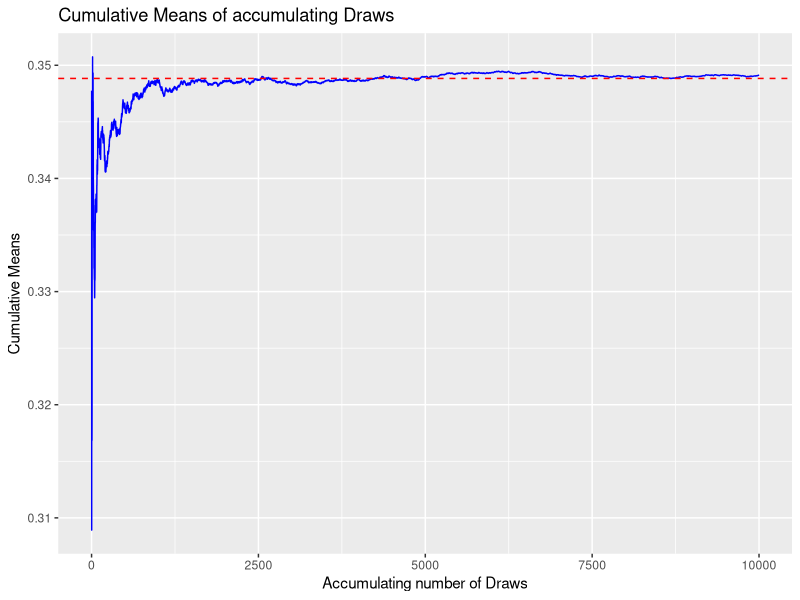
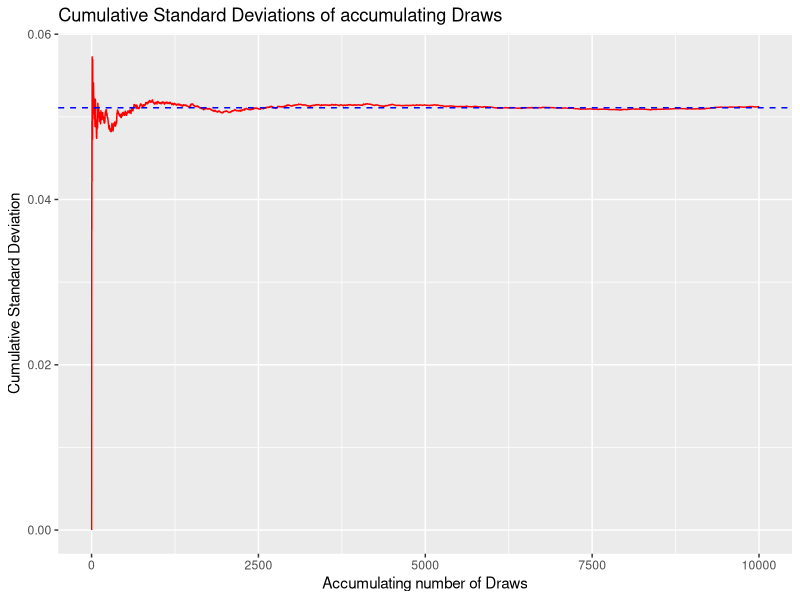
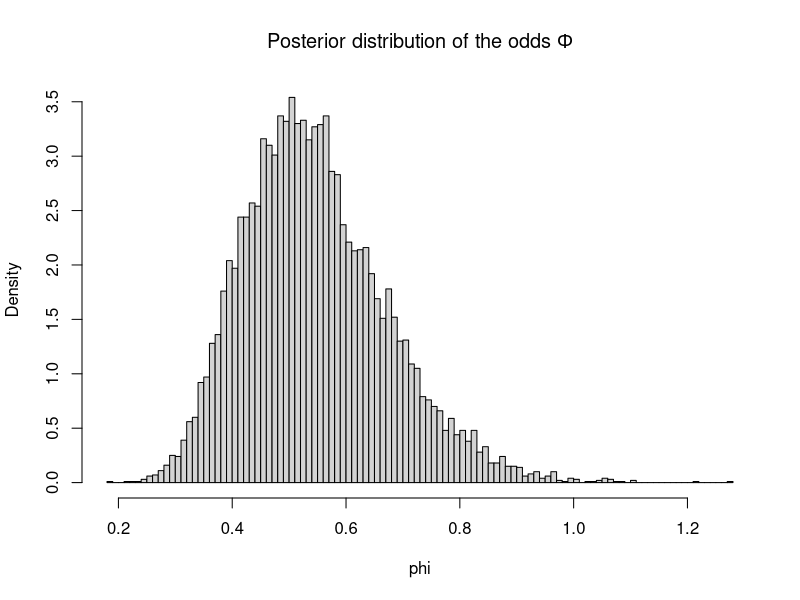
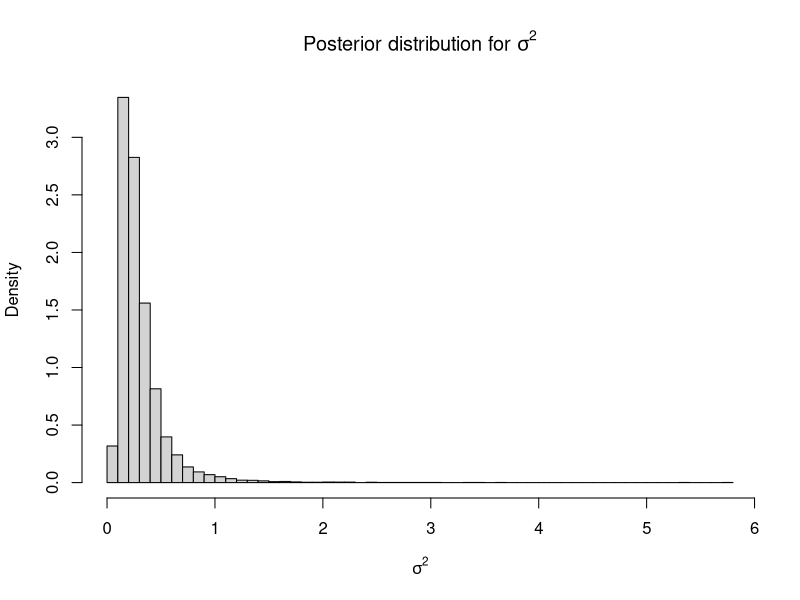
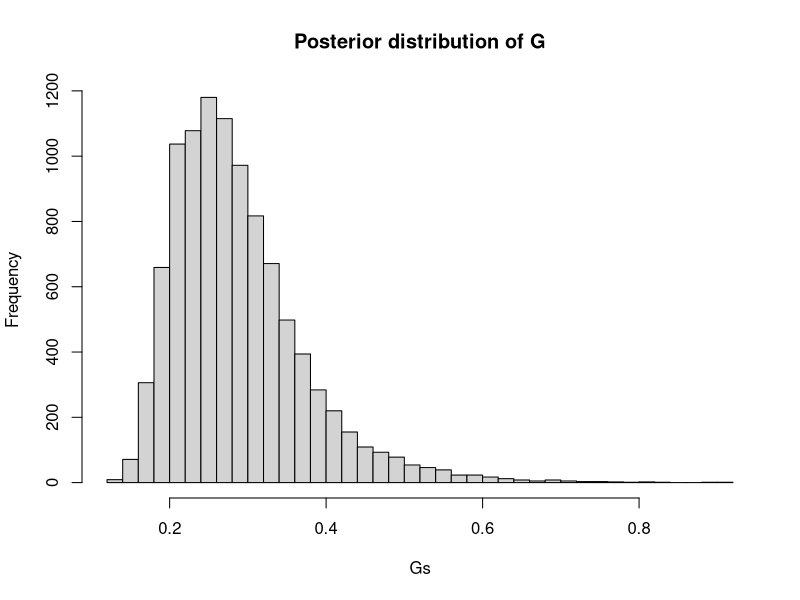
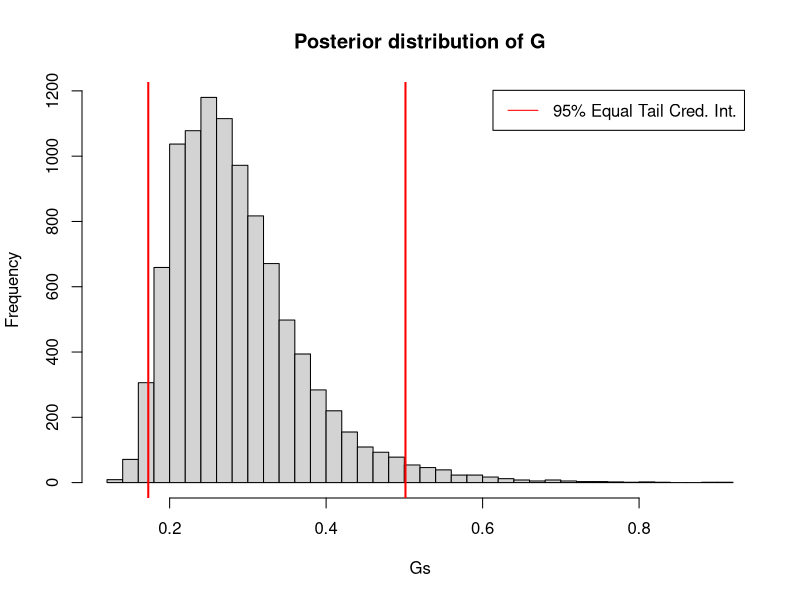
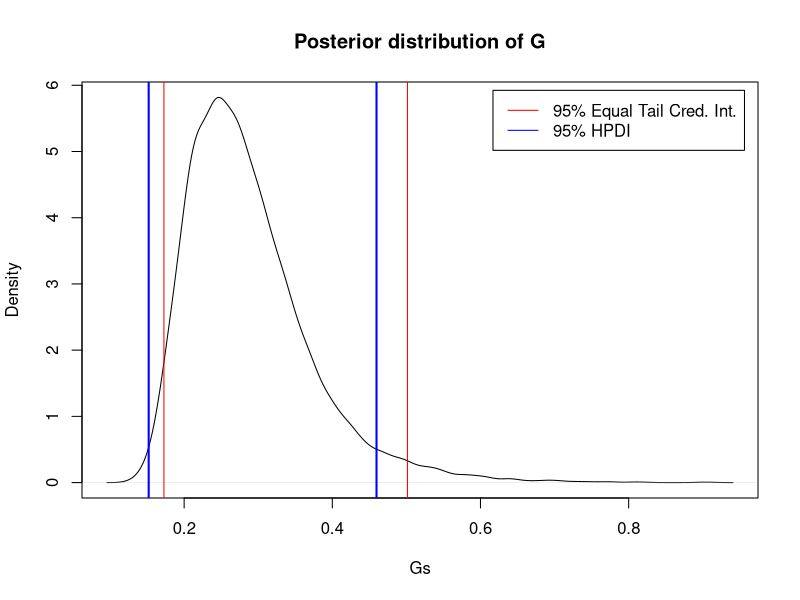
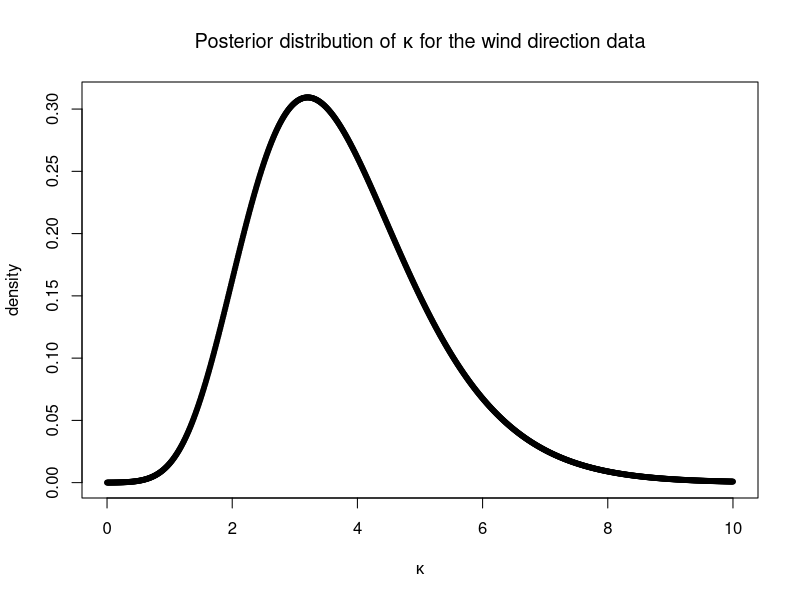

These figures' R source, in order:
## ---- chunk 1
knitr::opts_chunk$set(echo = TRUE)
knitr::opts_chunk$set(cache = TRUE)
## ---- chunk 2
library(ggplot2)
## ---- chunk 3
s <- 22
n <- 70
f <- n-s
nDraws <- 10000
alpha_0 <- 8
beta_0 <- 8

post_alpha <- alpha_0 + s
post_beta <- beta_0 + f

# rbeta drawing
delta <- rbeta(nDraws, post_alpha, post_beta)

# true values of mean and sd
mean_true <- post_alpha/(post_alpha + post_beta)
sd_true <- sqrt((post_alpha*post_beta)/((post_alpha+post_beta+1)*(post_alpha+post_beta)^2))

# sample means based on accumulating number of drawn values
cumu_mean <- cumsum(delta)/(1:nDraws)
cumu_sd <- sqrt(cumsum((delta - cumu_mean)^2) / (1:nDraws))

plot_data <- data.frame(
  Draw = 1:nDraws,
  Mean = cumu_mean,
  SD = cumu_sd
)

# Mean plot
cumulativeMeans_plot <- ggplot(plot_data, aes(x = Draw)) +
  geom_line(aes(y = Mean), color = "blue") +
  # true mean line
  geom_hline(yintercept = mean_true, color = "red", linetype = "dashed") +
  ggtitle("Cumulative Means of accumulating Draws") +
  xlab("Accumulating number of Draws") +
  ylab("Cumulative Means")

# SD plot
cumulativeSD_plot <- ggplot(plot_data, aes(x = Draw)) +
  geom_line(aes(y = SD), color = "red") +
  # true standard deviation line
  geom_hline(yintercept = sd_true, color = "blue", linetype = "dashed") +
  ggtitle("Cumulative Standard Deviations of accumulating Draws") +
  xlab("Accumulating number of Draws") +
  ylab("Cumulative Standard Deviation")

cumulativeMeans_plot
cumulativeSD_plot
## ---- chunk 4

# posterior probability:
p_post <- mean(delta > 0.3)

# beta posterior probability:
p_beta_post <- 1-(pbeta(0.3, post_alpha, post_beta))

p_post
p_beta_post
## ---- chunk 5
phi <- delta/(1-delta)

hist(phi, breaks=100, prob=TRUE, xlab="phi", main=expression(paste("Posterior distribution of the odds ", Phi)))


## ---- chunk 6
Y = c(33, 24, 48, 32, 55, 74, 23, 17)
n = length(Y)
df = n-1

mu = 3.6
tau_sq = (sum((log(Y)-mu)^2))/n #s^2 in the lecture

sigsq_draws = (df*tau_sq) / rchisq(10000, df)

hist(sigsq_draws, prob=TRUE, xlab = expression(sigma^2),
     main=expression(paste("Posterior distribution for ", sigma^2)), 
     breaks = 50)

## ---- chunk 7

Gs = 2*pnorm((sqrt(sigsq_draws)/sqrt(2))) - 1

hist(Gs, main = "Posterior distribution of G", breaks = 50 )

## ---- chunk 8
sortedGs = sort(Gs)
G250 = sortedGs[250]
G9750 = sortedGs[9750]

hist(Gs, main = "Posterior distribution of G", breaks = 50 )
abline(v = G250, col = "red", lwd=2)
abline(v = G9750, col= "red", lwd=2)
legend("topright", inset=.02, legend=c("95% Equal Tail Cred. Int."), col=c("red"), lty=1)
## ---- chunk 9
kernel_estimate = density(Gs)
x = kernel_estimate$x
y = kernel_estimate$y

y_sorted = sort(y)

#Estimating the HDPI using the Reimann sum method for approximating the area under the curve:
y_val = 7.0 #starting value
#by default, density() returns 512 points, thus Reimann sum with 512 boxes.
#box width is range(x)/ # of boxes
box_width = (max(kernel_estimate$x)-min(kernel_estimate$x))/512

delta = 0.001 #step size for y_val

while(sum(kernel_estimate$y[kernel_estimate$y >= y_val]*box_width) < .95){
  #cat("y=", y_val, "\r")
  y_val = y_val - delta
}

print(paste("y_val=",y_val))
x_left_bound = min(kernel_estimate$x[kernel_estimate$y >= y_val])
print(paste("x_left_bound",x_left_bound))
x_right_bound = max(kernel_estimate$x[kernel_estimate$y >= y_val])
print(paste("x_right_bount",x_right_bound))
  
plot(kernel_estimate, main = "Posterior distribution of G", xlab = "Gs")
abline(v=x_left_bound, col = "blue", lwd=2)
abline(v=x_right_bound, col = "blue", lwd=2)
abline(v = G250, col = "red", lwd=1)
abline(v = G9750, col= "red", lwd=1)
legend("topright", inset=.02, legend=c("95% Equal Tail Cred. Int.", "95% HPDI"), 
       col=c("red", "blue"), lty=c(1,1))
## ---- chunk 10
obs = c(-2.79, 2.33, 1.83, -2.44, 2.23, 2.33, 2.07, 2.02, 2.14, 2.54)
n = length(obs)
mu = 2.4

minimum = 0
maximum = 10
delta = 0.01
kappaGrid <- seq(minimum, maximum, by = delta)

posterior_func <- function(kappa, mu, y){
  n = length(y)
  (exp(kappa * sum(cos(y - mu))) - kappa/2)/(besselI(kappa, nu = 0))^n
}
posterior = posterior_func(kappaGrid, mu, obs)
#normalizing:
posterior = posterior/(sum(posterior)*delta)

plot(posterior ~ kappaGrid, pch = 20, 
     main = expression(paste("Posterior distribution of ", kappa, " for the wind direction data")), 
     xlab=expression(kappa), ylab = "density")
## ---- chunk 11
idx_mode = which.max(posterior)
post_mode = kappaGrid[idx_mode]

plot(posterior ~ kappaGrid, pch = 20, 
     xlab = expression(kappa), main = expression(paste("Posterior distribution of ", kappa)))
abline(v = post_mode, col = "red", lwd=2)
legend("topright", inset=.02, legend=paste0("Posterior mode = ", post_mode), col=c("red"), lty=1)
